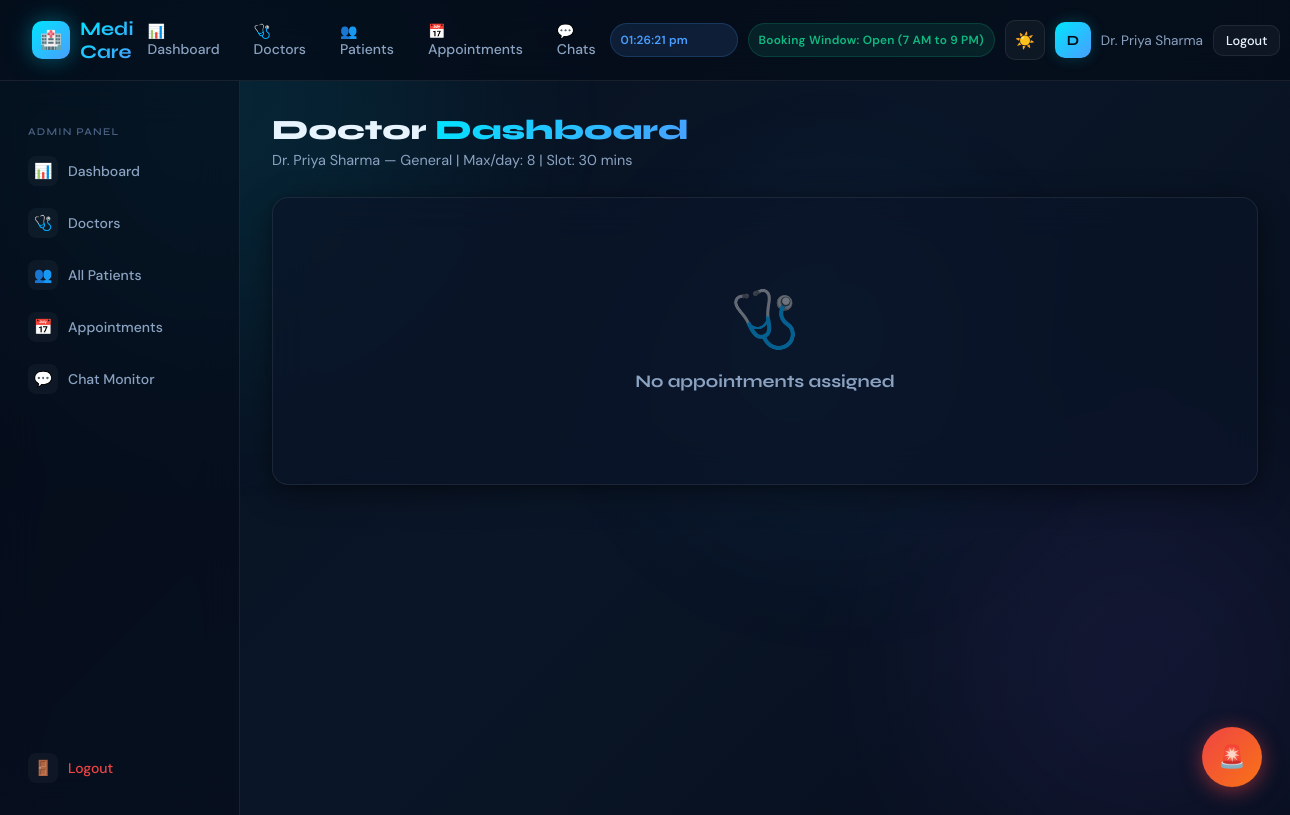
The page /doctor (signed in) on the database its author committed.
### tables this page shows
CREATE TABLE doctors (
        id INTEGER PRIMARY KEY AUTOINCREMENT,
        name TEXT NOT NULL,
        email TEXT UNIQUE NOT NULL,
        password TEXT NOT NULL,
        department TEXT NOT NULL,
        is_active INTEGER DEFAULT 1,
        created_at TEXT DEFAULT CURRENT_TIMESTAMP
    , max_patients_per_day INTEGER DEFAULT 8, slot_duration_minutes INTEGER DEFAULT 30);

### app.py (the view)
@app.route('/doctor')
@require_doctor
def doctor_dashboard():
    conn = get_db()
    doctor = conn.execute('SELECT * FROM doctors WHERE id=?', (session['doctor_id'],)).fetchone()
    appointments = conn.execute('''SELECT * FROM appointments
                                   WHERE doctor_id=?
                                   ORDER BY date ASC, time_slot ASC, created_at DESC''',
                                (session['doctor_id'],)).fetchall()
    conn.close()
    return render_template('doctor_dashboard.html', doctor=doctor, appointments=appointments)

### app.py (called while the page is built)
def get_db():
    conn = sqlite3.connect(DB_PATH, timeout=10)
    conn.row_factory = sqlite3.Row
    conn.execute('PRAGMA busy_timeout = 10000')
    return conn

def require_doctor(f):
    from functools import wraps
    @wraps(f)
    def decorated(*args, **kwargs):
        if not session.get('is_doctor') or 'doctor_id' not in session:
            return redirect(url_for('login'))
        return f(*args, **kwargs)
    return decorated

### templates/doctor_dashboard.html (shortened to what this page needs)
{% extends "base.html" %}
{% block content %}
<div class="page-header fade-in">
  <h1 class="page-title">Doctor <span>Dashboard</span></h1>
  <p class="page-subtitle">{{ doctor.name if doctor else session.get('user_name', 'Doctor') }} — {{ doctor.department if doctor else '' }} | Max/day: {{ doctor.max_patients_per_day if doctor else 8 }} | Slot: {{ doctor.slot_duration_minutes if doctor else 30 }} mins</p>
</div>
{% if appointments %}
<div class="table-container fade-in">
  <table class="table">
    <thead>
      <tr>
        <th>Apt. ID</th>
        <th>Patient</th>
        <th>Department</th>
        <th>Date</th>
        <th>Time</th>
        <th>Symptoms</th>
        <th>Status</th>
        <th>Action</th>
      </tr>
    </thead>
    <tbody>
      {% for apt in appointments %}
      <tr>
        <td><code style="color:var(--accent-cyan);">{{ apt.appointment_id }}</code></td>
        <td>{{ apt.patient_name }}</td>
        <td>{{ apt.department }}</td>
        <td>{{ apt.date }}</td>
        <td><span class="badge badge-blue">{{ apt.time_slot }}</span></td>
        <td style="max-width:220px; overflow:hidden; text-overflow:ellipsis; white-space:nowrap;" title="{{ apt.symptoms }}">{{ apt.symptoms or '—' }}</td>
        <td>
          <span class="badge {% if apt.status == 'Completed' %}badge-green{% else %}badge-yellow{% endif %}">{{ apt.status }}</span>
        </td>
        <td>
          {% if apt.status != 'Completed' %}
          <a class="btn btn-primary btn-sm" href="/doctor/consultation/{{ apt.id }}">📝 Enter Consultation</a>
          {% else %}
          <div style="display:flex; gap:8px; flex-wrap:wrap;">
            <span style="color:var(--text-muted); font-size:0.8rem; align-self:center;">Done</span>
            <a class="btn btn-secondary btn-sm" href="/doctor/chat/{{ apt.appointment_id }}">💬 View Chat</a>
          </div>
          {% endif %}
        </td>
      </tr>
      {% endfor %}
    </tbody>
  </table>
</div>
{% else %}
<div class="card fade-in">
  <div class="empty-state">
    <div class="empty-icon">🩺</div>
    <h3>No appointments assigned</h3>
  </div>
</div>
{% endif %}
{% endblock %}

### templates/base.html (shortened to what this page needs)
<!DOCTYPE html>
<html lang="en">
<head>
  <link rel="stylesheet" href="{{ url_for('static', filename='css/main.css') }}">
</head>
<body>
<div class="bg-animated"></div>
<div class="bg-blob-3"></div>
<nav class="navbar">
  <a href="{% if session.get('is_admin') %}/admin{% elif session.get('is_doctor') %}/doctor{% else %}/dashboard{% endif %}" class="navbar-brand">
    <div class="brand-icon">🏥</div>
    <span class="brand-text">Medi Care</span>
  </a>
  <ul class="navbar-nav" id="navLinks">
    {% if session.get('is_admin') %}
    <li><a href="/admin" class="nav-link">📊 Dashboard</a></li>
    <li><a href="/admin/doctors" class="nav-link">🩺 Doctors</a></li>
    <li><a href="/admin/patients" class="nav-link">👥 Patients</a></li>
    <li><a href="/admin/appointments" class="nav-link">📅 Appointments</a></li>
    <li><a href="/admin/chats" class="nav-link">💬 Chats</a></li>
    {% elif session.get('is_doctor') %}
    <li><a href="/doctor" class="nav-link">🩺 My Appointments</a></li>
    {% else %}
    <li><a href="/dashboard" class="nav-link">🏠 Home</a></li>
    <li><a href="/chatbot" class="nav-link">🤖 AI Chatbot</a></li>
    <li><a href="/book-appointment" class="nav-link">📅 Book</a></li>
    {% endif %}
  </ul>
  <div class="navbar-actions">
    <div id="liveClock" class="badge badge-blue" style="padding:8px 10px; font-size:0.74rem; min-width:128px; text-align:center;">--:--:--</div>
    <div id="bookingStatus" class="badge badge-yellow" style="padding:8px 10px; font-size:0.74rem;">Checking hours...</div>
    <button class="theme-toggle" id="themeToggle" onclick="toggleTheme()">☀️</button>
    <div style="display:flex;align-items:center;gap:10px;">
      <div class="avatar">{{ session.get('user_name', 'U')[0].upper() }}</div>
      <span style="font-size:0.85rem;color:var(--text-secondary);max-width:120px;overflow:hidden;text-overflow:ellipsis;white-space:nowrap;">{{ session.get('user_name', '') }}</span>
    </div>
    <a href="/logout" class="btn btn-secondary btn-sm">Logout</a>
  </div>
</nav>
<div class="layout">
  <aside class="sidebar">
    {% if session.get('is_admin') %}
    <p class="sidebar-section-title">Admin Panel</p>
    <a href="/admin" class="sidebar-link"><span class="icon">📊</span><span>Dashboard</span></a>
    <a href="/admin/doctors" class="sidebar-link"><span class="icon">🩺</span><span>Doctors</span></a>
    <a href="/admin/patients" class="sidebar-link"><span class="icon">👥</span><span>All Patients</span></a>
    <a href="/admin/appointments" class="sidebar-link"><span class="icon">📅</span><span>Appointments</span></a>
    <a href="/admin/chats" class="sidebar-link"><span class="icon">💬</span><span>Chat Monitor</span></a>
    {% elif session.get('is_doctor') %}
    <p class="sidebar-section-title">Doctor Portal</p>
    <a href="/doctor" class="sidebar-link"><span class="icon">🩺</span><span>My Appointments</span></a>
    {% endif %}
    <div style="position:absolute; bottom:20px; left:16px; right:16px;">
      <a href="/logout" class="sidebar-link" style="color:var(--accent-red);">
        <span class="icon">🚪</span><span>Logout</span>
      </a>
    </div>
  </aside>
  <main class="main-content">
    {% block content %}{% endblock %}
  </main>
</div>
<button class="emergency-fab" onclick="showEmergencyModal()" title="Emergency Help">
  🚨
</button>
</body>
</html>

### rows shown on the page
doctors: get "Dr. Priya Sharma", name "Dr. Priya Sharma", department "General", max_patients_per_day "8", slot_duration_minutes "30"

### other values the page prints
{{ session.get('user_name', 'U')[0].upper() }} "D"
